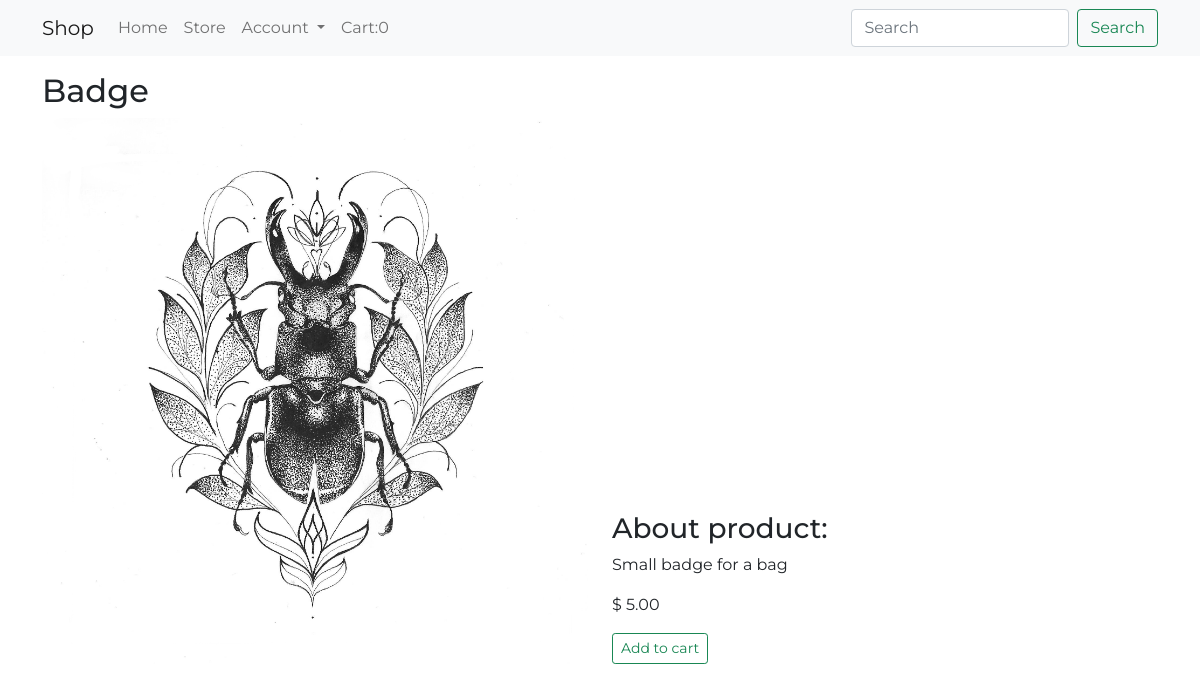
The page /product-detail/3 on the database as committed earlier.
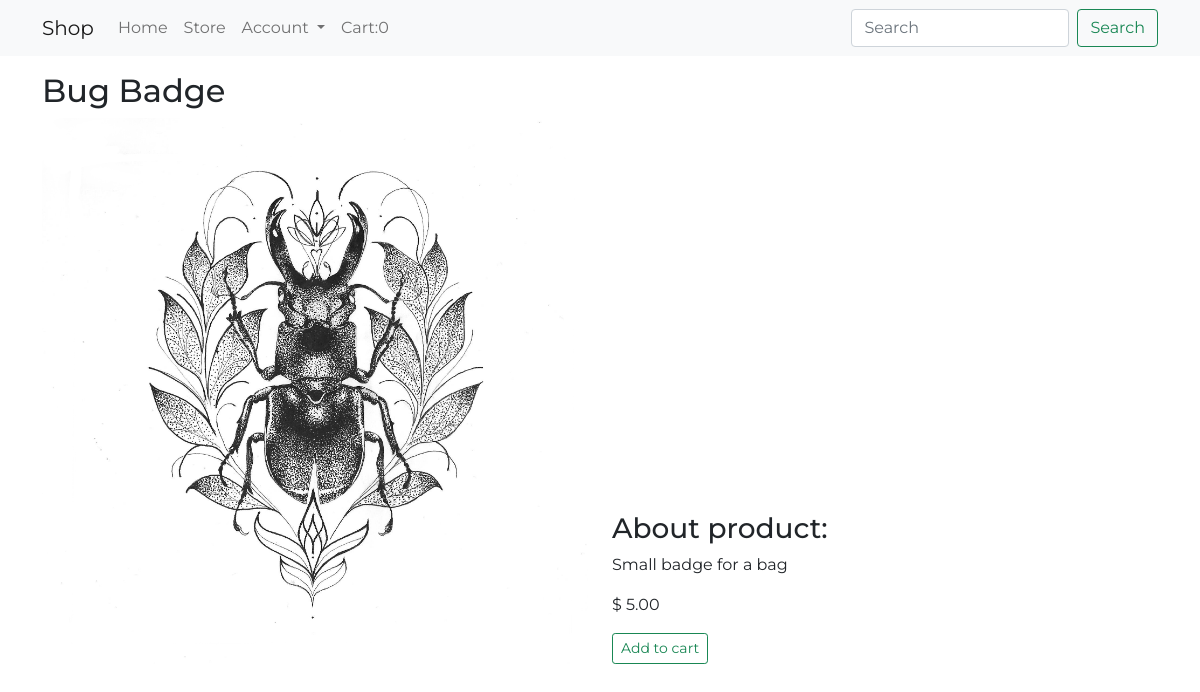
The same page on the database as committed later.
### store/models.py (models this page shows, shortened)
class Product(models.Model):
    name = models.CharField(max_length=200)
    description = models.TextField(max_length=600, null=True)
    price = models.DecimalField(max_digits=8, decimal_places=2)
    digital = models.BooleanField(default=False, null=True, blank=False)
    visible = models.BooleanField(default=True, null=True, blank=False)
    image = models.ImageField(null = True, blank=True)
    @property
    def imageURL(self):
        try:
            url = self.image.url
        except:
            url = ''
        return url

### store/views.py (the view)
# urls.py: path('product-detail/<int:pk>', store_views.product_detail, name='product-detail'),
def product_detail(request, pk):
    cart_data = process_cart_items(request)
    cart_items = cart_data['cart_items']
    product = Product.objects.get(pk=pk)
    context = {'product': product, 'cart_items': cart_items}
    return render(request, 'store/product_detail.html', context)

### store/utils.py (called while the page is built, shortened)
def cookieCart(request):
    try:
        cart = json.loads(request.COOKIES['cart'])
    except:
        cart = {}
    print('Cart:', cart)
    items = []
    order = {'get_cart_total': 0, 'get_cart_items': 0, 'shipping': False}
    cart_items = order['get_cart_items']
    return {'cart_items': cart_items, 'order': order, 'items': items}

def process_cart_items(request):
    if request.user.is_authenticated:
        customer = request.user.customer
        order, created = Order.objects.get_or_create(
            customer=customer, complete=False)
        items = order.orderitem_set.all()
        cart_items = order.get_cart_items
    else:
        cookie_data = cookieCart(request)
        items = cookie_data['items']
        order = cookie_data['order']
        cart_items = cookie_data['cart_items']
    return{'cart_items': cart_items, 'items': items, 'order': order}

### store/templates/store/product_detail.html (shortened to what this page needs)
{% extends 'store/base.html' %}
{% block content %}
    <div class="container">
        <div class="row mt-3">
            <div class="col-md">
                <h2>{{product.name}}</h2>
                <img class="img-fluid" src="{{product.imageURL}}">
            </div>
            <div class="col-md mt-3 align-self-end">
                <h3>About product:</h3>
                <p>{{product.description}}</p>
                <p>$ {{product.price}}</p>
                <button data-product={{product.id}} data-action="add" type="button" class="btn btn-sm btn-outline-success update-cart">Add to cart</button>
            </div>
        </div>
    </div>
{% endblock %}

### store/templates/store/base.html (shortened to what this page needs)
{%load static%}
<!DOCTYPE html>
<html lang="en">
  <head>
    <link
      href="https://cdn.jsdelivr.net/npm/bootstrap@5.0.0-beta1/dist/css/bootstrap.min.css"
      rel="stylesheet"
    />
    <link rel="stylesheet" href="https://cdn.jsdelivr.net/npm/bootstrap-icons@1.3.0/font/bootstrap-icons.css">
    <link rel="stylesheet" type="text/css" href="{% static 'css/main.css' %}">
  </head>
  <body>
    {% include 'store/navbar.html' %}
    {%block content%}
    {%endblock%}
  </body>
</html>

### store/templates/store/navbar.html (shortened to what this page needs)
<nav class="navbar navbar-expand-lg navbar-light bg-light">
  <div class="container container-fluid">
    <a class="navbar-brand" href="{%url 'home'%}">Shop</a>
    <div class="collapse navbar-collapse" id="navbarSupportedContent">
      <ul class="navbar-nav me-auto mb-2 mb-lg-0">
        <li class="nav-item">
          <a class="nav-link" href="{%url 'home'%}">Home</a>
        </li>
        <li class="nav-item">
          <a class="nav-link" href="{%url 'store'%}">Store</a>
        </li>
        <li class="nav-item dropdown">
          <a class="nav-link dropdown-toggle" href="#" id="navbarDropdown" role="button" data-bs-toggle="dropdown" aria-expanded="false">
            Account
          </a>
        </li>
        <li class="nav-item">
          <a class="nav-link" href="{%url 'cart'%}">Cart:{{cart_items}}</a>
        </li>
      </ul>
      <form class="d-flex">
        <input class="form-control me-2" type="search" placeholder="Search" aria-label="Search">
        <button class="btn btn-outline-success" type="submit">Search</button>
      </form>
    </div>
  </div>
</nav>

### store/static/css/main.css (style rules this page uses)
body { font-family: 'Montserrat', sans-serif; }

Rows that differ between the two databases and show on the page:
changed Product "Small badge for a bag": name "Badge" → "Bug Badge"
